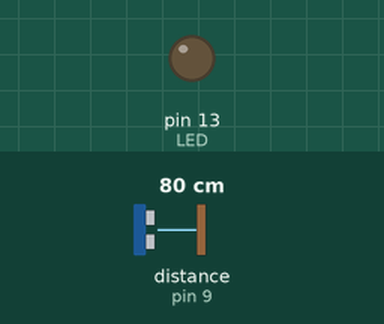
The sketch below on a simulated Arduino Uno, built with avr-gcc and run on an emulated ATmega328P. Parts: output pins drawn as LEDs (lit = HIGH). Wiring (inferred from the names in the program): ultrasonic range finder: trigger pin 10; echo pin 9. Dashed ring = blinking. The test bench sets the inputs (shaded band); at power-on: distance to the obstacle (sensor on pin 9) 80 cm. The echo pulse lasts 58.3 µs per cm; pins used as bus, display or sensor lines are not drawn.

Above: at 1.2 s.
1.3 s: distance to the obstacle (sensor on pin 9) set to 24 cm
2.8 s: distance to the obstacle (sensor on pin 9) set to 19 cm
At 3.15 s:
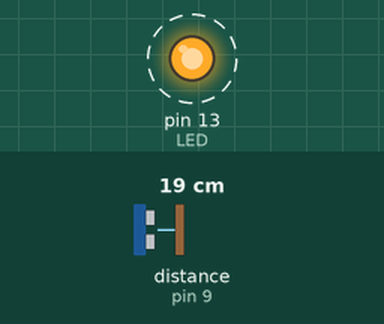
5.8 s: distance to the obstacle (sensor on pin 9) set to 35 cm
At 7.1 s:
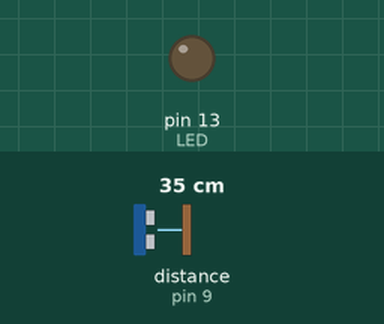
7.4 s: distance to the obstacle (sensor on pin 9) set to 2 cm
At 7.97 s:
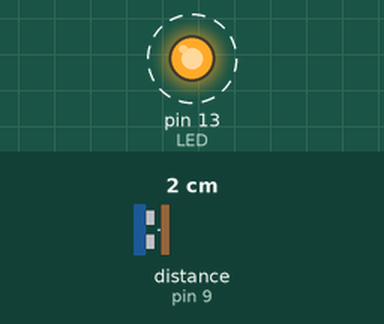
Timing chart, 0 to 11.4 s (numbered marks = the images above; inputs shaded):
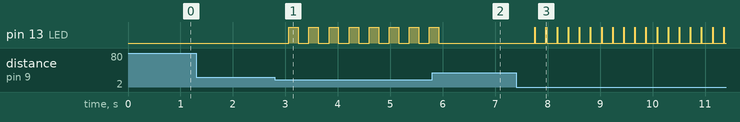

The sketch:

ultrasonido.ino
```cpp
/*
  Este sensor permite medir el nivel de un tanque de agua.
  Vamos a usar valores estandarizados, y cuando tengamos el proyecto
  funcionando podremos jugar con los valores para calibrar la distancia.
*/

/*
  Establecemos los pines del sensor.
  Primero, hay que establecer el PIN trigger como el PIN 10.
    El trigger manda un pulso de ultrasonido, y el echo se encarga de recibirlo.
  Por lo tanto, tenemos el tiempo que tarda en recibirlo y la velocidad, que es la del sonido.

  Como tenemos que ir hasta el objeto y volver, lo estamos
  calculando dos veces, así que hay que dividir por 2.

  Opcionalmente, podemos establecer un pin como un indicador de funcionamiento.
  En este caso, vamos a usar el PIN 13 para este fin.
*/

int TRIG = 10;
int ECO = 9;
int LED = 13;
int DURACION;
int DISTANCIA;

void setup() {
  pinMode(TRIG, OUTPUT); // El pin TRIG va a mandar un pulso.
  pinMode(ECO, INPUT); // El pin ECO va a recibirlo.
  pinMode(LED, OUTPUT); // El pin LED va a ser solo una señalización.
  Serial.Begin(9600); // Inicio el monitor serial a una transferencia de 9600 bits por segundo.
}

void loop() {
  digitalWrite(TRIG, HIGH); // Enviar un impulso alto de 1 milisegundo.
  delay(1);
  digitalWrite(TRIG, LOW);

  DURACION = pulseIn(ECO, HIGH); // Tiempo que se tarda en recibir el pulso.
  DISTANCIA = DURACION/58.2; // Fórmula para convertir el tiempo de referencia en centímetros.
  // Para más detalles, ver página 7 del PDF.

  Serial.printIn(DISTANCIA); // Se envía el valor a la CPU para obtener el dato.
  delay(200); // Demora entre dato y dato.

  if (DISTANCIA >= 0 && DISTANCIA <= 20) {
    digitalWrite(LED, HIGH); // Este será el indicador del detector de obstáculos
    delay(DISTANCIA*10); // Demora proporcional a la distancia.
    digitalWrite(LED, LOW);
  }
}
```

Measured:
- the behaviour switches between 22 and 21 cm on distance to the obstacle (sensor on pin 9) (found by bisection; images 0 and 1)
- after the input at 1.3 s, every drawn part: stays the same
- after the input at 2.8 s, pin 13 (LED): alternates HIGH for 0.18 s and LOW for 0.20 s, starting after 0.27 s
- after the input at 5.8 s, pin 13 (LED): goes on until 5.9 s, then stays LOW
- after the input at 7.4 s, pin 13 (LED): alternates HIGH for 0.01 s and LOW for 0.20 s, starting after 0.36 s
